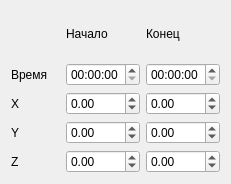
<?xml version="1.0" encoding="UTF-8"?>
<ui version="4.0">
 <class>MyAnimatedCoordParams</class>
 <widget class="QWidget" name="MyAnimatedCoordParams">
  <property name="geometry">
   <rect>
    <x>0</x>
    <y>0</y>
    <width>231</width>
    <height>184</height>
   </rect>
  </property>
  <property name="windowTitle">
   <string>MyAnimatedCoordParams</string>
  </property>
  <layout class="QVBoxLayout" name="verticalLayout">
   <item>
    <layout class="QGridLayout" name="gridLayout">
     <item row="3" column="0">
      <widget class="QLabel" name="label_5">
       <property name="text">
        <string>Y</string>
       </property>
      </widget>
     </item>
     <item row="2" column="0">
      <widget class="QLabel" name="label_4">
       <property name="text">
        <string>X</string>
       </property>
      </widget>
     </item>
     <item row="1" column="0">
      <widget class="QLabel" name="label">
       <property name="text">
        <string>Время</string>
       </property>
      </widget>
     </item>
     <item row="1" column="1">
      <widget class="QTimeEdit" name="beginTime"/>
     </item>
     <item row="0" column="1">
      <widget class="QLabel" name="label_2">
       <property name="text">
        <string>Начало</string>
       </property>
      </widget>
     </item>
     <item row="0" column="2">
      <widget class="QLabel" name="label_3">
       <property name="text">
        <string>Конец</string>
       </property>
      </widget>
     </item>
     <item row="1" column="2">
      <widget class="QTimeEdit" name="endTime"/>
     </item>
     <item row="4" column="0">
      <widget class="QLabel" name="label_6">
       <property name="text">
        <string>Z</string>
       </property>
      </widget>
     </item>
     <item row="2" column="1">
      <widget class="QDoubleSpinBox" name="beginX">
       <property name="decimals">
        <number>2</number>
       </property>
       <property name="minimum">
        <double>-100.000000000000000</double>
       </property>
       <property name="maximum">
        <double>100.000000000000000</double>
       </property>
       <property name="singleStep">
        <double>0.100000000000000</double>
       </property>
      </widget>
     </item>
     <item row="2" column="2">
      <widget class="QDoubleSpinBox" name="endX">
       <property name="decimals">
        <number>2</number>
       </property>
       <property name="minimum">
        <double>-100.000000000000000</double>
       </property>
       <property name="maximum">
        <double>100.000000000000000</double>
       </property>
       <property name="singleStep">
        <double>0.100000000000000</double>
       </property>
      </widget>
     </item>
     <item row="3" column="1">
      <widget class="QDoubleSpinBox" name="beginY">
       <property name="decimals">
        <number>2</number>
       </property>
       <property name="minimum">
        <double>-100.000000000000000</double>
       </property>
       <property name="maximum">
        <double>100.000000000000000</double>
       </property>
       <property name="singleStep">
        <double>0.100000000000000</double>
       </property>
      </widget>
     </item>
     <item row="3" column="2">
      <widget class="QDoubleSpinBox" name="endY">
       <property name="decimals">
        <number>2</number>
       </property>
       <property name="minimum">
        <double>-100.000000000000000</double>
       </property>
       <property name="maximum">
        <double>100.000000000000000</double>
       </property>
       <property name="singleStep">
        <double>0.100000000000000</double>
       </property>
      </widget>
     </item>
     <item row="4" column="1">
      <widget class="QDoubleSpinBox" name="beginZ">
       <property name="decimals">
        <number>2</number>
       </property>
       <property name="minimum">
        <double>-100.000000000000000</double>
       </property>
       <property name="maximum">
        <double>100.000000000000000</double>
       </property>
       <property name="singleStep">
        <double>0.100000000000000</double>
       </property>
      </widget>
     </item>
     <item row="4" column="2">
      <widget class="QDoubleSpinBox" name="endZ">
       <property name="decimals">
        <number>2</number>
       </property>
       <property name="minimum">
        <double>-100.000000000000000</double>
       </property>
       <property name="maximum">
        <double>100.000000000000000</double>
       </property>
       <property name="singleStep">
        <double>0.100000000000000</double>
       </property>
      </widget>
     </item>
    </layout>
   </item>
  </layout>
 </widget>
 <resources/>
 <connections/>
</ui>
